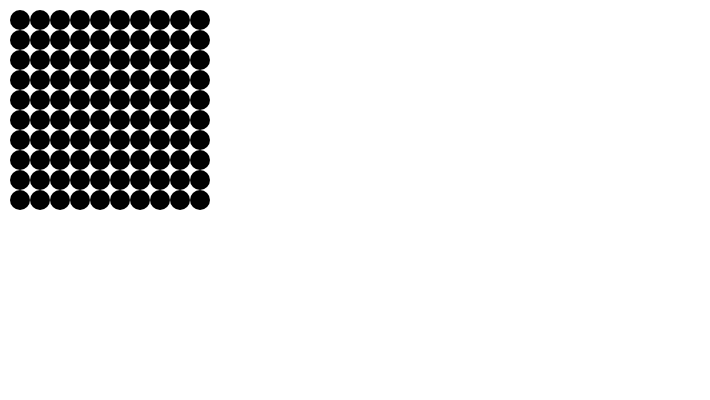
Frame 1 (no input)
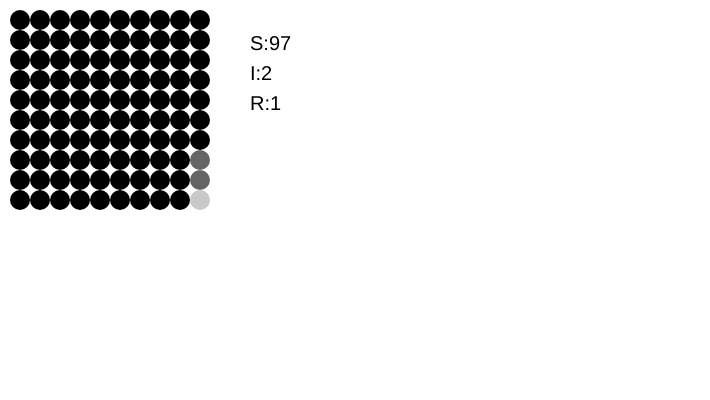
Frame 60 (no input)
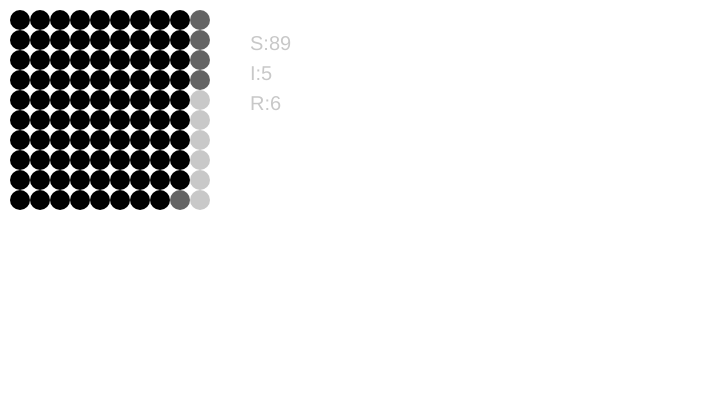
Frame 120 (the mouse pressed at the canvas centre since frame 60)

The p5.js sketch that drew these frames (run headless with seeded random() and noise() and a simulated clock; from frame 60 on, the mouse is pressed at the canvas centre):

// p5.js sketch
// ── sketch.js
let start
let O
let N = 100
let B = 0.0015
let k = 12
let D = 1
let S = 99, I = 1, R = 0

let Si = S, Ii = I, Ri = I

let statusArr = []
let balls = []

function setup() {
    createCanvas(710, 400)
    background(255)
    // noLoop()
    noStroke()
    textSize(20)

    for (let i = 0; i < 10; i++) {
        for (let j = 0; j < 10; j++) {
            if (i * j < 100) {
                balls.push(new Ball(i * 20, j * 20, 20, "S"))
            } else {
                balls.push(new Ball(i * 20, j * 20, 20, "I"))
            }
        }
    }
    balls.forEach(ball => ball.draw())

    start = millis()
}


function draw() {
    if (millis() - start > 500) {
        clear()

        S += -(B * k * Si * Ii)
        I += (B * k * Si * Ii - Ii / D)
        R += (Ii / D)
        S = round(S)
        I = round(I)
        R = round(R)
        statusArr = []
        for (let i = 0; i < S; i++) {
            statusArr.push("S")
        }
        for (let j = 0; j < I; j++) {
            statusArr.push("I")
        }
        for (let k = 0; k < R; k++) {
            statusArr.push("R")
        }
        text("S:" + (S), 250, 50)
        text("I:" + (I), 250, 80)
        text("R:" + (R), 250, 110)
        console.log(statusArr)
        changeStatus(balls, statusArr)

        Si = S
        Ii = I
        Ri = R

        start = millis()
    }

}

class Ball {
    constructor(x, y, r, status) {
        this.x = x
        this.y = y
        this.r = r
        this.status = status
    }

    draw() {
        let c
        if (this.status === "S") {
            c = 0
        } else if (this.status === "I") {
            c = 100
        } else if (this.status === "R") {
            c = 200
        }
        fill(c)
        ellipse(this.x + 20, this.y + 20, this.r, this.r)
    }

    update(newStatus) {
        this.status = newStatus
    }
}

function changeStatus(balls, statusArr) {
    balls.forEach((ball, index) => {
        ball.update(statusArr[index])
        ball.draw()
    })
}
